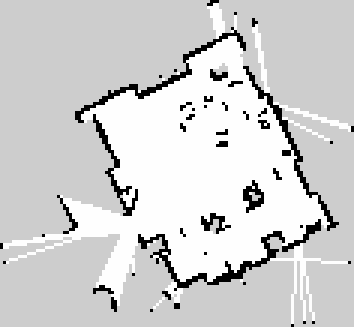
#> input picture automated-with-comparison/mapping-comparison/images/deec-images/map-deec.png, 118 x 109 px, found by its file name (shown 3 times larger)
$ python image_comparison_aldrabado.py
#> lines starting #> are read from the running program, lines starting #| are printed output that depends on the picture; after the words box and inside, x2 and y2 are one past the last pixel; in counts of white or black regions, pixels touching at a corner belong together; pictures that were not available may be replaced by others from this repository, and a replacement may not be noted
### automated-with-comparison/mapping-comparison/comparison/icp.py
# # https://github.com/richardos/icp/blob/master/icp.py
# import math
# import numpy as np
# from sklearn.neighbors import NearestNeighbors


import math
import numpy as np
from sklearn.neighbors import NearestNeighbors

import os


# [11 lines left out: function euclidean_distance, not called in this run]


def point_based_matching(point_pairs):
    """
    This function is based on the paper "Robot Pose Estimation in Unknown Environments by Matching 2D Range Scans"
    by F. Lu and E. Milios.

    :param point_pairs: the matched point pairs [((x1, y1), (x1', y1')), ..., ((xi, yi), (xi', yi')), ...]
    :return: the rotation angle and the 2D translation (x, y) to be applied for matching the given pairs of points
    """

    x_mean = 0
    y_mean = 0
    xp_mean = 0
    yp_mean = 0
    n = len(point_pairs)

    if n == 0:
        return None, None, None

    for pair in point_pairs:

        (x, y), (xp, yp) = pair

        x_mean += x
        y_mean += y
        xp_mean += xp
        yp_mean += yp

    x_mean /= n
    y_mean /= n
    xp_mean /= n
    yp_mean /= n

    s_x_xp = 0
    s_y_yp = 0
    s_x_yp = 0
    s_y_xp = 0
    for pair in point_pairs:

        (x, y), (xp, yp) = pair

        s_x_xp += (x - x_mean)*(xp - xp_mean)
        s_y_yp += (y - y_mean)*(yp - yp_mean)
        s_x_yp += (x - x_mean)*(yp - yp_mean)
        s_y_xp += (y - y_mean)*(xp - xp_mean)

    rot_angle = math.atan2(s_x_yp - s_y_xp, s_x_xp + s_y_yp)
    translation_x = xp_mean - (x_mean*math.cos(rot_angle) - y_mean*math.sin(rot_angle))
    translation_y = yp_mean - (x_mean*math.sin(rot_angle) + y_mean*math.cos(rot_angle))

    return rot_angle, translation_x, translation_y


# [82 lines left out: function icp, not called in this run]


def icp_trans(reference_points, points, max_iterations=100, distance_threshold=0.3, convergence_translation_threshold=1e-3,
               point_pairs_threshold=10, verbose=False):
    """
    An implementation of the Iterative Closest Point algorithm that matches a set of M 2D points to another set
    of N 2D (reference) points.

    :param points: the point that should be aligned to the reference_points set as a numpy array (M x 2)
    :param reference_points: the reference point set as a numpy array (N x 2)
    :param max_iterations: the maximum number of iteration to be executed
    :param distance_threshold: the distance threshold between two points in order to be considered as a pair
    :param convergence_translation_threshold: the threshold for the translation parameters (x and y) for the
                                              transformation to be considered converged
    :param point_pairs_threshold: the minimum number of point pairs the should exist
    :param verbose: whether to print informative messages about the process (default: False)
    :return: the transformation history as a list of numpy arrays containing the rotation (R) and translation (T)
             transformation in each iteration in the format [R | T] and the aligned points as a numpy array M x 2
    """

    transformation_history = []

    os.environ["QT_AUTO_SCREEN_SCALE_FACTOR"] = "1"

    nbrs = NearestNeighbors(n_neighbors=1, algorithm='kd_tree').fit(reference_points)

    for iter_num in range(max_iterations):
        if verbose:
            print('------ iteration', iter_num, '------')
            # print()

        closest_point_pairs = []  # list of point correspondences for closest point rule

        distances, indices = nbrs.kneighbors(points)
        for nn_index in range(len(distances)):
            if distances[nn_index][0] < distance_threshold:
                closest_point_pairs.append((points[nn_index], reference_points[indices[nn_index][0]]))

        # if only few point pairs, stop process
        if verbose:
            print('number of pairs found:', len(closest_point_pairs))
            print()
        if len(closest_point_pairs) < point_pairs_threshold:
            if verbose:
                print('No better solution can be found (very few point pairs)!')
            break

        # compute translation and rotation using point correspondences
        closest_rot_angle, closest_translation_x, closest_translation_y = point_based_matching(closest_point_pairs)

        # transform 'points' (using the calculated rotation and translation)
        aligned_points = points
        aligned_points[:, 0] += closest_translation_x
        aligned_points[:, 1] += closest_translation_y

        # update 'points' for the next iteration
        points = aligned_points

        # update transformation history
        transformation_history.append(np.hstack((np.array([[closest_translation_x], [closest_translation_y]]))))

        # check convergence
        if (abs(closest_translation_x) < convergence_translation_threshold) \
                and (abs(closest_translation_y) < convergence_translation_threshold):
            if verbose:
                print('Converged!')
            break

    return transformation_history, points

### automated-with-comparison/mapping-comparison/comparison/image_comparison_aldrabado.py
# import the necessary packages
from skimage.metrics import structural_similarity as ssim
from sklearn.metrics import confusion_matrix, accuracy_score
import matplotlib.pyplot as plt
import matplotlib.patches as mpatches
import numpy as np
from sklearn.neighbors import NearestNeighbors
import os
from simpleicp import PointCloud, SimpleICP
from PIL import Image
from icp import icp, icp_trans
import copy
import os
import argparse
import traceback

## 1.
# Aplicar o algoritmo Iterative closest point (ICP) para obter a matriz de transformação que permite obter o
# erro minimo entre o mapa obtido e a groud truth
## 2.
# Calcular a average distance to the nearest neighbour (ADNN)
# DOI: 10.1109/ICARCV.2018.8581131

# [59 lines left out: functions mse, compare_images, iterative_closest_point, not called in this run]

def MSDNN(ground_truth, X, metric:str = "cosine"):
	"""Computes the error with cosine metric"""
	neigh = NearestNeighbors(n_neighbors=1, metric=metric).fit(ground_truth)
	neigh_dist, _ = neigh.kneighbors(X)

	adnn = np.sum(neigh_dist**2)/neigh_dist.shape[0]
	return adnn

def ADNN(ground_truth, X, metric:str = "cosine"):
	"""Computes the error with cosine metric"""
	neigh = NearestNeighbors(n_neighbors=1, metric=metric).fit(ground_truth)
	neigh_dist, _ = neigh.kneighbors(X)

	adnn = np.sum(neigh_dist)/neigh_dist.shape[0]
	return adnn

def get_compare(groud_truth_file: str, image_file:str, resolution:float):
	# Open images and convert to grayscale and array
#> called with resolution = 0.1
	groud_truth = np.array(Image.open(groud_truth_file).convert("L"))
	image = np.array(Image.open(image_file).convert("L"))


	#groud_truth = np.rot90(groud_truth,3)

	print("ground truth size: " + str( groud_truth.size))
#| ground truth size: 12862
	print("image size: " + str( image.size))
#| image size: 12862

	# Find positions of interest
	## Ground truth
	pc_ground_truth = np.argwhere((groud_truth >= 250) | (groud_truth <= 100))*resolution
#> pc_ground_truth = 4834 pairs, first value 0 to 10.8, second value 0 to 11.7
	pc_ground_truth_free = np.argwhere(groud_truth >= 250)*resolution
#> pc_ground_truth_free = 4079 pairs, first value 0.1 to 10.7, second value 0.1 to 11.6
	pc_ground_truth_occupied = np.argwhere(groud_truth <= 100)*resolution
#> pc_ground_truth_occupied = 755 pairs, first value 0 to 10.8, second value 0 to 11.7

	## Algo
	pc_image = np.argwhere((image >= 250) | (image <= 100))*resolution
#> pc_image has the same summary as pc_ground_truth
	pc_image_free = np.argwhere(image >= 250)*resolution
#> pc_image_free has the same summary as pc_ground_truth_free
	pc_image_occupied = np.argwhere(image <= 100)*resolution
#> pc_image_occupied has the same summary as pc_ground_truth_occupied

	# Adjust to resolution
	map_ground_truth = np.intp(pc_ground_truth/resolution)
#> map_ground_truth = 4834 pairs, first value 0 to 108, second value 0 to 117
	map_image = np.intp(pc_image/resolution)
#> map_image has the same summary as map_ground_truth

	new_shape_ground = map_ground_truth.shape
	new_shape_map = pc_image.shape


	print(map_ground_truth.shape)
#| (4834, 2)
	print(pc_image.shape)
#| (4834, 2)

	map_ground_truth_free = np.intp(pc_ground_truth_free/resolution)
#> map_ground_truth_free = 4079 pairs, first value 1 to 107, second value 1 to 116
	map_ground_truth_occupied = np.intp(pc_ground_truth_occupied/resolution)
#> map_ground_truth_occupied = 755 pairs, first value 0 to 108, second value 0 to 117

	# Confirm positions of interest
	# compare_map = np.zeros(((max(map_ground_truth[:,0].max() - map_ground_truth[:,0].min(), map_image[:,0].max())-map_image[:,0].min()) +1, max(map_ground_truth[:,1].max()-map_ground_truth[:,1].min(), map_image[:,1].max()-map_image[:,1].min())+1))
	# compare_map[map_image[:,0] - map_image[:,0].min(), map_image[:,1]- map_image[:,1].min()] = 1
	# compare_map[map_ground_truth[:,0]- map_ground_truth[:,0].min(), map_ground_truth[:,1]- map_ground_truth[:,1].min()] = 2

	## OCCUPIED
	# Iterative closest point
	trans1, new_pc_image_occupied = icp_trans(pc_ground_truth_occupied, pc_image_occupied, distance_threshold= 50, max_iterations=1000, point_pairs_threshold=50, convergence_translation_threshold=0.001, verbose=True)
#> after the loop in icp_trans, `for iter_num in range(max_iterations):`: transformation_history = [[0, 0]]
#> trans1 = [[0, 0]]; new_pc_image_occupied has the same summary as pc_ground_truth_occupied
	map_new_image_occupied = np.intp(new_pc_image_occupied/resolution)
#> map_new_image_occupied has the same summary as map_ground_truth_occupied

	# Confirm transformation
	size_x = (max(map_ground_truth_occupied[:,0].max() - map_ground_truth_occupied[:,0].min(), map_new_image_occupied[:,0].max()-map_new_image_occupied[:,0].min()) + np.abs(map_new_image_occupied[:,0].min() - map_ground_truth_occupied[:,0].min())) +1
#> size_x = 109
	size_y = max(map_ground_truth_occupied[:,1].max()-map_ground_truth_occupied[:,1].min(), map_new_image_occupied[:,1].max()-map_new_image_occupied[:,1].min()) + np.abs(map_new_image_occupied[:,1].min() - map_ground_truth_occupied[:,1].min())+1
#> size_y = 118
	compare_map_0 = np.zeros((size_x, size_y))
#> compare_map_0: shape (109, 118) float64; every value is 0

	max_x = min(map_new_image_occupied[:,0].min(), map_ground_truth_occupied[:,0].min())
#> max_x = 0
	max_y = min(map_new_image_occupied[:,1].min(), map_ground_truth_occupied[:,1].min())
#> max_y = 0

	compare_map_0[map_ground_truth_occupied[:,0] - max_x, map_ground_truth_occupied[:,1] - max_y] = -1
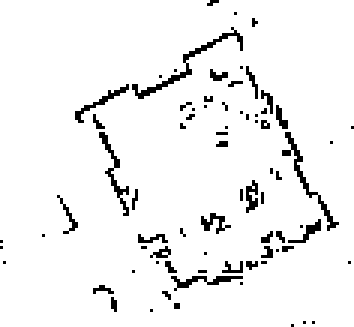
#> compare_map_0: shape (109, 118) float64 (shown 3 times larger); values -1 (black) and 0 (white), 94.5% white; black in thin lines or dots
	#compare_map[map_image[:,0]- map_image[:,0].min(), map_image[:,1]- map_image[:,1].min()] = 2

	compare_map_0[map_new_image_occupied[:,0] - max_x, map_new_image_occupied[:,1] - max_y] = 1
#> compare_map_0: shape (109, 118) float64; values 0 (black) and 1 (white), 5.5% white in thin lines or dots
	# cdict = {'white': [(0.0)], 'blue':[(1.0)], 'red': [(3.0)]}

	## TOTAL
	# Iterative closest point
	# trans2, new_pc_image = icp_trans(pc_ground_truth, pc_image, distance_threshold= 800, max_iterations=100, point_pairs_threshold=100, verbose=True)

	new_pc_image = pc_image
#> new_pc_image has the same summary as pc_ground_truth
	aligned_free = pc_image_free
#> aligned_free has the same summary as pc_ground_truth_free
	aligned_occupied = new_pc_image_occupied
#> aligned_occupied has the same summary as pc_ground_truth_occupied

	for story in np.arange(len(trans1)):
		translation_x = trans1[story][0]
		translation_y = trans1[story][1]

		print(translation_x, translation_y)

		new_pc_image[:, 0] += translation_x
		new_pc_image[:, 1] += translation_y

		aligned_free[:, 0] += translation_x
		aligned_free[:, 1] += translation_y
#> this loop made 1 pass
#> (printed output is left out)

		# aligned_occupied[:, 0] += translation_x
		# aligned_occupied[:, 1] += translation_y

	aligned_free = np.intp(aligned_free/resolution)
#> aligned_free has the same summary as map_ground_truth_free
	aligned_occupied = np.intp(aligned_occupied/resolution)
#> aligned_occupied has the same summary as map_ground_truth_occupied
	map_new_image = np.intp(new_pc_image/resolution)
#> map_new_image has the same summary as map_ground_truth

	# Confirm transformation
	size_x_comp = max(map_ground_truth[:,0].max() - map_ground_truth[:,0].min(), map_new_image[:,0].max()-map_new_image[:,0].min()) +np.abs(map_ground_truth[:,0].min() - map_new_image[:,0].min()) +2
#> size_x_comp = 110
	size_y_comp = max(map_ground_truth[:,1].max() - map_ground_truth[:,1].min(), map_new_image[:,1].max()-map_new_image[:,1].min()) + np.abs(map_ground_truth[:,1].min() - map_new_image[:,1].min()) + 2
#> size_y_comp = 119
	compare_map = np.zeros((size_x_comp, size_y_comp))
#> compare_map: shape (110, 119) float64; every value is 0

	size_x_prob = max(aligned_free[:,0].max() - aligned_free[:,0].min(), aligned_occupied[:,0].max()-aligned_occupied[:,0].min()) + np.abs(aligned_free[:,0].min() - aligned_occupied[:,0].min()) +2
#> size_x_prob = 111
	size_y_prob = max(aligned_free[:,1].max() - aligned_free[:,1].min(), aligned_occupied[:,1].max()-aligned_occupied[:,1].min()) + np.abs(aligned_free[:,1].min() - aligned_occupied[:,1].min()) + 2
#> size_y_prob = 120
	prob_map = np.zeros((size_x_prob, size_y_prob))
#> prob_map: shape (111, 120) float64; every value is 0

	compare_map[map_ground_truth[:,0] - min(map_ground_truth[:,0].min(), map_new_image[:,0].min()), map_ground_truth[:,1]- min(map_ground_truth[:,1].min(), map_new_image[:,1].min())] = -1
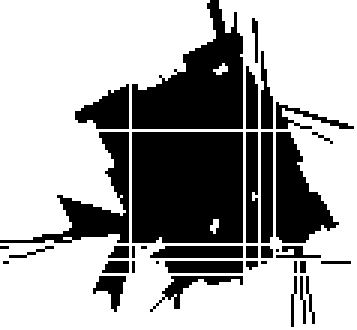
#> compare_map: shape (110, 119) float64 (shown 3 times larger); values -1 (black) and 0 (white), 66.4% white; 37 black regions (20 under 20 px), largest, box (x1, y1, x2, y2) and area: (44, 44, 81, 81) 1356, (44, 0, 81, 43) 889, (92, 44, 113, 81) 430
	compare_map[map_ground_truth[:,0] - min(map_ground_truth[:,0].min(), map_new_image[:,0].min())+1, map_ground_truth[:,1]- min(map_ground_truth[:,1].min(), map_new_image[:,1].min())] = -1
	compare_map[map_ground_truth[:,0] - min(map_ground_truth[:,0].min(), map_new_image[:,0].min()), map_ground_truth[:,1]- min(map_ground_truth[:,1].min(), map_new_image[:,1].min())+1] = -1
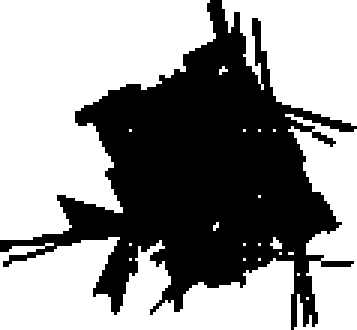
#> compare_map: shape (110, 119) float64 (shown 3 times larger); values -1 (black) and 0 (white), 59.4% white; 1 black region, box (x1, y1, x2, y2) and area: (0, 0, 119, 110) 5311

	compare_map[(map_new_image[:,0]- min(map_ground_truth[:,0].min(), map_new_image[:,0].min())), (map_new_image[:,1] - min(map_ground_truth[:,1].min(), map_new_image[:,1].min()))] = 1
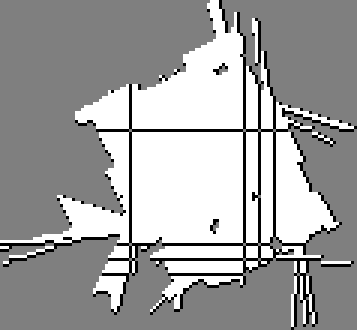
#> compare_map: shape (110, 119) float64 (shown 3 times larger); min -1, max 1, mean 0.265; drawn with min black and max white
	compare_map[(map_new_image[:,0]- min(map_ground_truth[:,0].min(), map_new_image[:,0].min())+1), (map_new_image[:,1] - min(map_ground_truth[:,1].min(), map_new_image[:,1].min()))] = 1
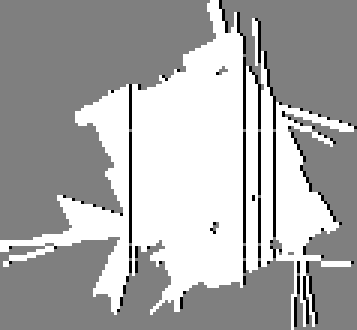
#> compare_map: shape (110, 119) float64 (shown 3 times larger); 3.48% of pixels changed, all inside (x1, y1, x2, y2) = (0, 3, 118, 110); drawn with min black and max white
	compare_map[(map_new_image[:,0]- min(map_ground_truth[:,0].min(), map_new_image[:,0].min())), (map_new_image[:,1] - min(map_ground_truth[:,1].min(), map_new_image[:,1].min()))+1] = 1

	prob_map[(aligned_free[:,0]-min(aligned_free[:,0].min(), aligned_occupied[:,0].min())), (aligned_free[:,1] - min(aligned_free[:,1].min(), aligned_occupied[:,1].min()))] = 1
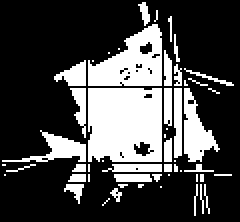
#> prob_map: shape (111, 120) float64 (shown 2 times larger); values 0 (black) and 1 (white), 28% white; 53 white regions (32 under 20 px), largest, box (x1, y1, x2, y2) and area: (44, 44, 81, 81) 1288, (44, 12, 81, 43) 704, (92, 44, 110, 81) 323
	prob_map[(aligned_free[:,0]-min(aligned_free[:,0].min(), aligned_occupied[:,0].min())+1), (aligned_free[:,1] - min(aligned_free[:,1].min(), aligned_occupied[:,1].min()))] = 1
	prob_map[(aligned_free[:,0]-min(aligned_free[:,0].min(), aligned_occupied[:,0].min())), (aligned_free[:,1] - min(aligned_free[:,1].min(), aligned_occupied[:,1].min()))+1] = 1
#> (the rest of the program and of its run is left out)
